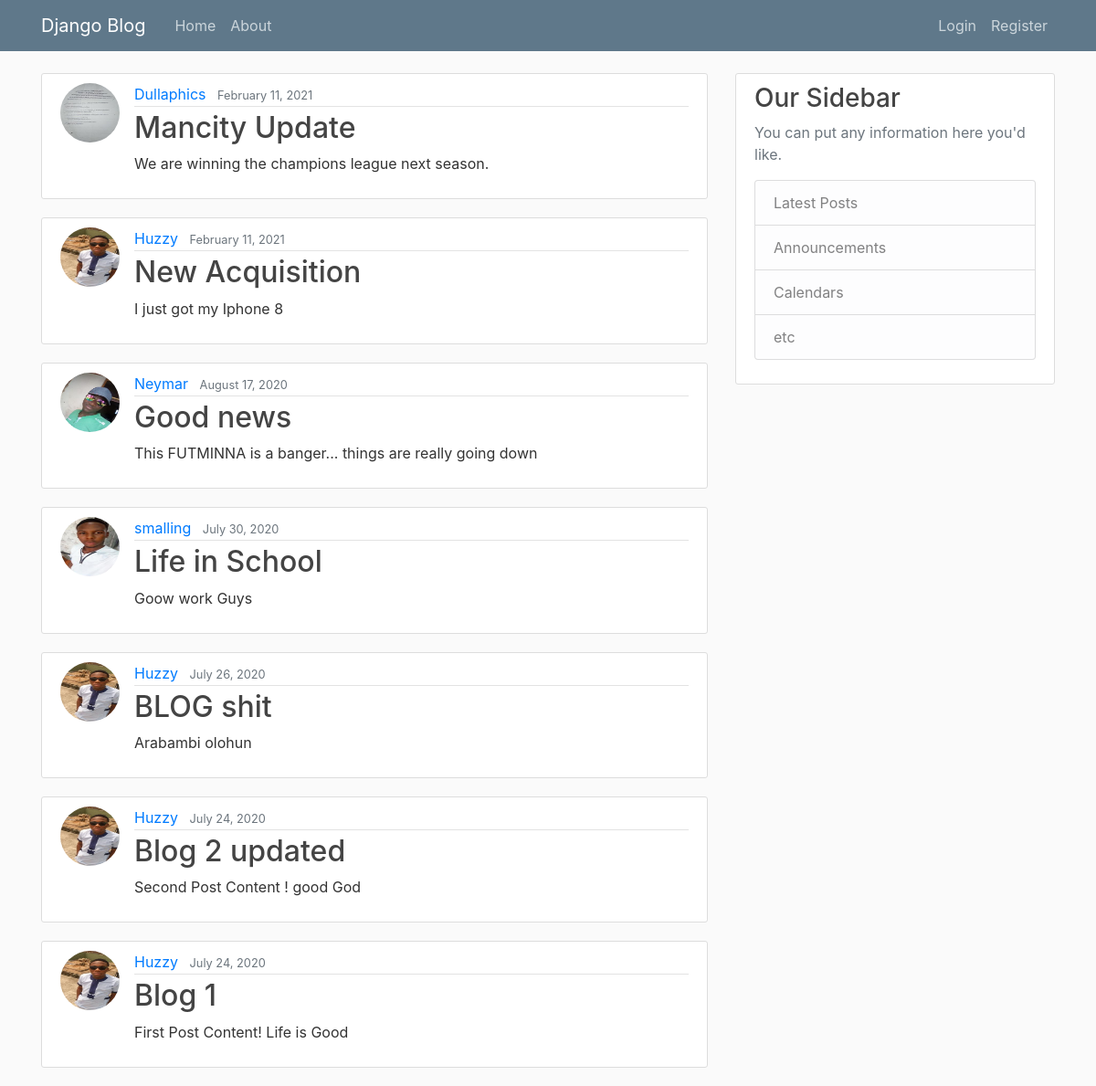
The page / on the database its author committed.
### blog/models.py (models this page shows, shortened)
class Post (models.Model):
	title = models.CharField(max_length = 100)
	content = models.TextField()
	date_posted = models.DateTimeField(default = timezone.now)
	author = models.ForeignKey(User, on_delete= models.CASCADE)

### users/models.py (models this page shows, shortened)
class Profile(models.Model):
	user = models.OneToOneField(User, on_delete=models.CASCADE)
	image = models.ImageField(default = 'default.jpg', upload_to = 'profile_pics')

### blog/views.py (the view)
# urls.py: path('',PostListView.as_view(),name = 'blog-home'),
class PostListView(ListView):
	model = Post
	template_name = 'blog/home.html'
	context_object_name  = 'posts'
	ordering = ['-date_posted']

### blog/templates/blog/home.html
{% extends "blog/base.html" %}
{% block content %}
	{% for post in posts%}
		<article class="media content-section">
			<img class="rounded-circle article-img " src="{{post.author.profile.image.url}}">
			  <div class="media-body">
			    <div class="article-metadata">
			      <a class="mr-2" href="#">{{ post.author }}</a>
			      <small class="text-muted">{{ post.date_posted|date:"F d, Y" }}</small>
			    </div>
			    <h2><a class="article-title" href="{% url 'post-detail' post.id %}">{{ post.title }}</a></h2>
			    <p class="article-content">{{ post.content }}</p>
			  </div>
		</article>
	{% endfor%}
{% endblock content %}

### blog/templates/blog/base.html (shortened to what this page needs)
{% load static %}
<!DOCTYPE html>
<html>
<head>
    <link rel="stylesheet" href="https://maxcdn.bootstrapcdn.com/bootstrap/4.0.0/css/bootstrap.min.css">
	<link rel="stylesheet" type="text/css" href="{% static 'blog/main.css' %}">
</head>
<body>
					<header class="site-header">
					  <nav class="navbar navbar-expand-md navbar-dark bg-steel fixed-top">
					    <div class="container">
					      <a class="navbar-brand mr-4" href="{% url 'blog-home' %}">Django Blog</a>
					      <div class="collapse navbar-collapse" id="navbarToggle">
					        <div class="navbar-nav mr-auto">
					          <a class="nav-item nav-link" href="{% url 'blog-home' %}">Home</a>
					          <a class="nav-item nav-link" href="{% url 'blog-about' %}">About</a>
					        </div>
					        <div class="navbar-nav">
					        	{% if user.is_authenticated%}
					        	<a class="nav-item nav-link" href="{% url 'post-create' %}">New Post</a>
					        	<a class="nav-item nav-link" href="{% url 'profile' %}">Profile</a>
					        	<a class="nav-item nav-link" href="{% url 'logout' %}">Logout</a>
					        	{%else%}
					          <a class="nav-item nav-link" href="{% url 'login' %}">Login</a>
					          <a class="nav-item nav-link" href="{% url 'register' %}">Register</a>
					            {% endif %}
					        </div>
					      </div>
					    </div>
					  </nav>
					</header>
			<main role="main" class="container">
			  <div class="row">
			    <div class="col-md-8">
			      {% block content %}{% endblock %}
			    </div>
			    <div class="col-md-4">
			      <div class="content-section">
			        <h3>Our Sidebar</h3>
			        <p class='text-muted'>You can put any information here you'd like.
			          <ul class="list-group">
			            <li class="list-group-item list-group-item-light">Latest Posts</li>
			            <li class="list-group-item list-group-item-light">Announcements</li>
			            <li class="list-group-item list-group-item-light">Calendars</li>
			            <li class="list-group-item list-group-item-light">etc</li>
			          </ul>
			        </p>
			      </div>
			    </div>
			  </div>
			</main>
</body>
</html>

### blog/static/blog/main.css (style rules this page uses)
body { background: #fafafa; color: #333333; margin-top: 5rem; }
h1, h2, h3, h4, h5, h6 { color: #444444; }
ul { margin: 0; }
.bg-steel { background-color: #5f788a; }
.site-header .navbar-nav .nav-link { color: #cbd5db; }
.content-section { background: #ffffff; padding: 10px 20px; border: 1px solid #dddddd; border-radius: 3px; margin-bottom: 20px; }
.article-title { color: #444444; }
.article-content { white-space: pre-line; }
.article-img { height: 65px; width: 65px; margin-right: 16px; }
.article-metadata { padding-bottom: 1px; margin-bottom: 4px; border-bottom: 1px solid #e3e3e3 }

### rows shown on the page
Post: author.profile.image (picture), author "Dullaphics", date_posted "February 11, 2021", title "Mancity Update", content "We are winning the champions league next season."
Post: author.profile.image (picture), author "Huzzy", date_posted "February 11, 2021", title "New Acquisition", content "I just got my Iphone 8"
Post: author.profile.image (picture), author "Neymar", date_posted "August 17, 2020", title "Good news", content "This FUTMINNA is a banger... things are really going down"
Post: author.profile.image (picture), author "smalling", date_posted "July 30, 2020", title "Life in School", content "Goow work Guys"
Post: author.profile.image (picture), author "Huzzy", date_posted "July 26, 2020", title "BLOG shit", content "Arabambi olohun"
Post: author.profile.image (picture), author "Huzzy", date_posted "July 24, 2020", title "Blog 2 updated", content "Second Post Content ! good God"
Post: author.profile.image (picture), author "Huzzy", date_posted "July 24, 2020", title "Blog 1", content "First Post Content! Life is Good"
